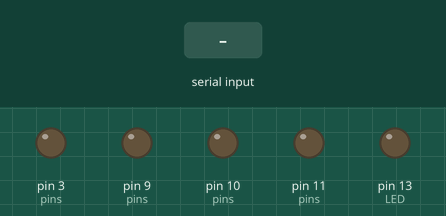
Simulated run of this sketch. Board: Arduino Uno, built with avr-gcc and run on an emulated ATmega328P. Parts: output pins drawn as LEDs (lit = HIGH). The test bench sets the inputs (shaded band). What the sketch prints to the serial monitor is not drawn.

Above: at 1.2 s.
1.3 s: "M,90,45\n" received over Serial
At 1.7 s:
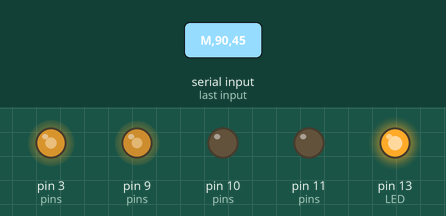
3.3 s: "PING\n" received over Serial
4.8 s: "D,90,45\n" received over Serial
Timing chart, 0 to 7.8 s (numbered marks = the images above; inputs shaded):
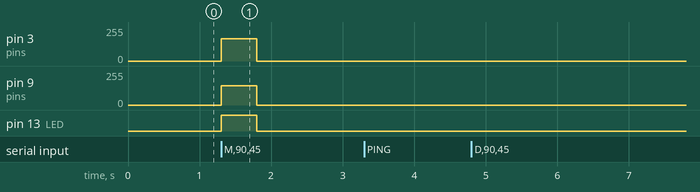

The sketch:

motor_serial_berrypi.ino
```cpp
// 베리파이 모터 펌웨어 (강의 10. motor_lab 인터페이스와 같음) — L9110S 기준
// 파이 → 아두이노:  M,<좌>,<우>  (-255 ~ 255)   PING   S   D,<좌>,<우>(시험)
// 아두이노 → 파이:  READY  PONG  D F 169 F 160
// 0.5초 동안 M 명령이 없으면 정지. 명령을 받을 때마다 보드 LED(D13)가 켜짐.

// ---- 핀 (L9110S) ----
const int L_IA = 3,  L_IB = 11;   // 왼쪽 모터  (Timer2, 490Hz)
const int R_IA = 9,  R_IB = 10;   // 오른쪽 모터 (Timer1, 490Hz)
const int LED = LED_BUILTIN;      // D13: M 명령을 받으면 켜짐 (통신 확인용)

// ---- 조정 값 ----
const int MIN_PWM = 120;          // 바퀴가 출발하는 최소 PWM (안 돌면 올리기)
const int LEFT_BOOST = 0;         // 직진 시 왼쪽이 느리면 올리기
const int RIGHT_BOOST = 0;        // 직진 시 오른쪽이 느리면 올리기
const int LEFT_DIR = 1;           // 왼쪽 바퀴가 반대로 돌면 -1
const int RIGHT_DIR = 1;          // 오른쪽 바퀴가 반대로 돌면 -1
const unsigned long TIMEOUT_MS = 500;

unsigned long lastCmd = 0;
bool stopped = true;
char buf[32];
int len = 0;

// 명령 크기 0~255 → PWM (0은 정지, 1~255 → MIN_PWM~255)
int toPwm(int mag, int boost) {
  mag = constrain(mag, 0, 255);
  if (mag == 0) return 0;                       // 0은 map에 넣지 않음
  int pwm = map(mag, 1, 255, MIN_PWM, 255) + boost;
  return constrain(pwm, 0, 255);
}

// speed 부호 = 방향, 크기 = 세기
void setMotor(int ia, int ib, int speed, int boost) {
  speed = constrain(speed, -255, 255);
  if (speed > 0) {
    analogWrite(ia, toPwm(speed, boost));
    digitalWrite(ib, LOW);
  } else if (speed < 0) {
    digitalWrite(ia, LOW);
    analogWrite(ib, toPwm(-speed, 0));
  } else {
    digitalWrite(ia, LOW);
    digitalWrite(ib, LOW);
  }
}

void drive(int left, int right) {
  setMotor(L_IA, L_IB, left * LEFT_DIR, LEFT_BOOST);
  setMotor(R_IA, R_IB, right * RIGHT_DIR, RIGHT_BOOST);
  stopped = (left == 0 && right == 0);
  digitalWrite(LED, stopped ? LOW : HIGH);
}

// D 시험 명령 응답: "D F 169 F 160"
void reportSide(int speed, int boost) {
  speed = constrain(speed, -255, 255);
  Serial.print(speed > 0 ? " F " : (speed < 0 ? " B " : " S "));
  Serial.print(speed > 0 ? toPwm(speed, boost) : toPwm(-speed, 0));
}

void handleLine(char *line) {
  int l, r;
  if (line[0] == 'M' && sscanf(line, "M,%d,%d", &l, &r) == 2) {
    drive(l, r);
    lastCmd = millis();
  } else if (strcmp(line, "PING") == 0) {
    Serial.println("PONG");
  } else if (strcmp(line, "S") == 0) {
    drive(0, 0);
  } else if (line[0] == 'D' && sscanf(line, "D,%d,%d", &l, &r) == 2) {
    Serial.print("D");
    reportSide(l, LEFT_BOOST);
    reportSide(r, RIGHT_BOOST);
    Serial.println();
  }
  // 그 밖의 줄은 무시
}

// 글자를 모아 \n 이 오면 한 줄 처리 (\r 무시, 최대 31글자)
void readLine() {
  while (Serial.available()) {
    char c = Serial.read();
    if (c == '\r') continue;
    if (c == '\n') {
      buf[len] = '\0';
      handleLine(buf);
      len = 0;
    } else if (len < 31) {
      buf[len++] = c;
    }
  }
}

void setup() {
  Serial.begin(115200);
  int pins[] = {L_IA, L_IB, R_IA, R_IB, LED};
  for (int p : pins) pinMode(p, OUTPUT);
  drive(0, 0);
  Serial.println("READY");
}

void loop() {
  readLine();
  if (!stopped && millis() - lastCmd > TIMEOUT_MS) {
    drive(0, 0);                                // 명령 끊김 → 정지
  }
}
```

Measured:
- after the input at 1.3 s, pin 3 (pins): 0/255 → 167/255 at once, → 0/255 0.50 s later; pin 9 (pins): 0/255 → 143/255 at once, → 0/255 0.50 s later; pin 13 (LED): LOW → HIGH at once, → LOW 0.50 s later
- after the input at 3.3 s, every drawn part: stays the same
- after the input at 4.8 s, every drawn part: stays the same
